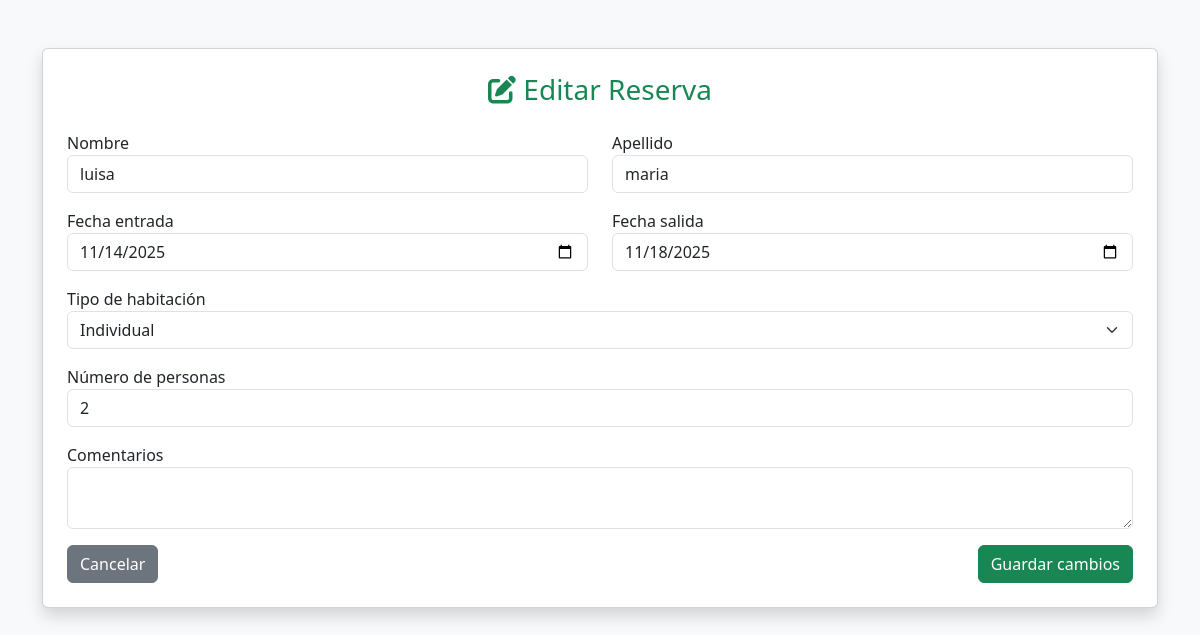
Page /index.php?action=editarReserva&id=27 (signed in) on the committed database.
### tables this page shows
CREATE TABLE `reservations` (
  `id` int NOT NULL AUTO_INCREMENT,
  `user_id` int DEFAULT NULL,
  `nombre` varchar(100) DEFAULT NULL,
  `apellido` varchar(100) DEFAULT NULL,
  `fecha_entrada` date DEFAULT NULL,
  `fecha_salida` date DEFAULT NULL,
  `habitacion` varchar(50) DEFAULT NULL,
  `personas` int DEFAULT NULL,
  `comentarios` text,
  `created_at` datetime DEFAULT CURRENT_TIMESTAMP,
  `updated_at` datetime DEFAULT CURRENT_TIMESTAMP ON UPDATE CURRENT_TIMESTAMP,
  `deleted_at` datetime DEFAULT NULL,
  `created_by` varchar(100) DEFAULT NULL,
  `updated_by` varchar(100) DEFAULT NULL,
  `deleted_by` varchar(100) DEFAULT NULL,
  PRIMARY KEY (`id`)
);

### models/conexion.php (called while the page is built, shortened)
<?php
class conexion {
    private $mySQLI;
    private $result;
    public function conectar() {
        $host = 'localhost';
        $db = "hotel_reservas";
        $user = 'root';
        $password = '';
        $this->mySQLI = new mysqli($host,$user,$password,$db);
    }
    public function query($sql) {
        $this->result = $this->mySQLI->query($sql);
    }
    public function getResult(){
        return $this->result;
    }
}

### views/html/auth/editarReserva.php (the view, shortened to what this page needs)
<!DOCTYPE html>
<html lang="es">
<head>
  <link href="https://cdn.jsdelivr.net/npm/bootstrap@5.3.0/dist/css/bootstrap.min.css" rel="stylesheet">
  <link href="https://cdnjs.cloudflare.com/ajax/libs/font-awesome/6.4.0/css/all.min.css" rel="stylesheet">
</head>
<body class="bg-light">
  <div class="container mt-5">
    <div class="card shadow p-4">
      <h3 class="text-center text-success mb-4"><i class="fa-solid fa-pen-to-square"></i> Editar Reserva</h3>
      <form action="<?= SITE_URL ?>index.php?action=editarReserva" method="POST">
        <div class="row mb-3">
          <div class="col">
            <label>Nombre</label>
            <input type="text" name="nombre" class="form-control" value="<?= $reserva['nombre'] ?>" required>
          </div>
          <div class="col">
            <label>Apellido</label>
            <input type="text" name="apellido" class="form-control" value="<?= $reserva['apellido'] ?>" required>
          </div>
        </div>
        <div class="row mb-3">
          <div class="col">
            <label>Fecha entrada</label>
            <input type="date" name="fecha_entrada" class="form-control" value="<?= $reserva['fecha_entrada'] ?>" required>
          </div>
          <div class="col">
            <label>Fecha salida</label>
            <input type="date" name="fecha_salida" class="form-control" value="<?= $reserva['fecha_salida'] ?>" required>
          </div>
        </div>
        <div class="mb-3">
          <label>Tipo de habitación</label>
          <select name="habitacion" class="form-select" required>
            <option <?= $reserva['habitacion'] == 'individual' ? 'selected' : '' ?> value="individual">Individual</option>
          </select>
        </div>
        <div class="mb-3">
          <label>Número de personas</label>
          <input type="number" name="personas" class="form-control" value="<?= $reserva['personas'] ?>" min="1" max="6" required>
        </div>
        <div class="mb-3">
          <label>Comentarios</label>
          <textarea name="comentarios" class="form-control" rows="2"><?= $reserva['comentarios'] ?></textarea>
        </div>
        <div class="d-flex justify-content-between">
          <a href="<?= SITE_URL ?>index.php?action=formReservas" class="btn btn-secondary">Cancelar</a>
          <button type="submit" class="btn btn-success" name="btneditar" value="1">Guardar cambios</button>
        </div>
      </form>
    </div>
  </div>
</body>
</html>

### rows in the picture
reservations: nombre "luisa", apellido "maria", fecha_entrada "11/14/2025", fecha_salida "11/18/2025", personas "2"
